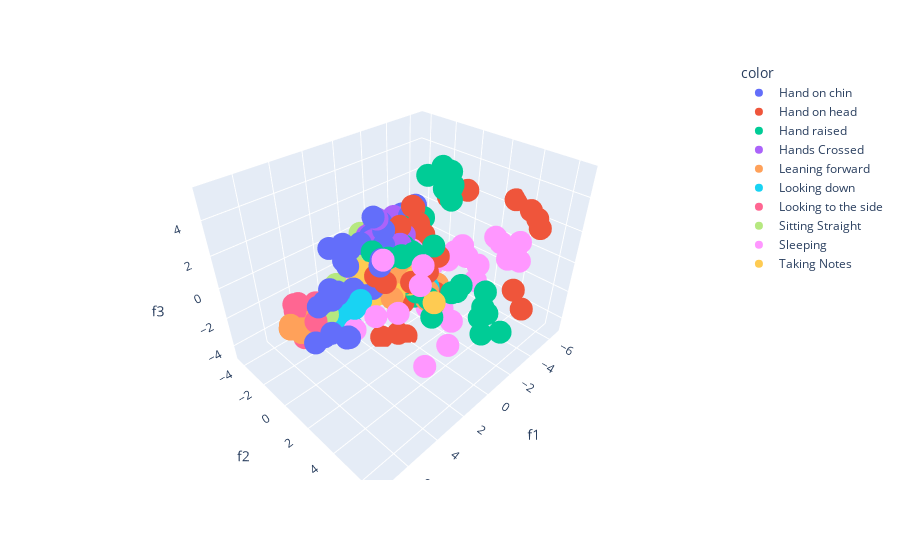

This figure's notebook cell:
### Code cell
labels = pose_region.iloc[:,-1]
figure = px.scatter_3d(feature_3_pca, x='f1', y='f2', z='f3',
                        color=labels)
                        

figure.show()
